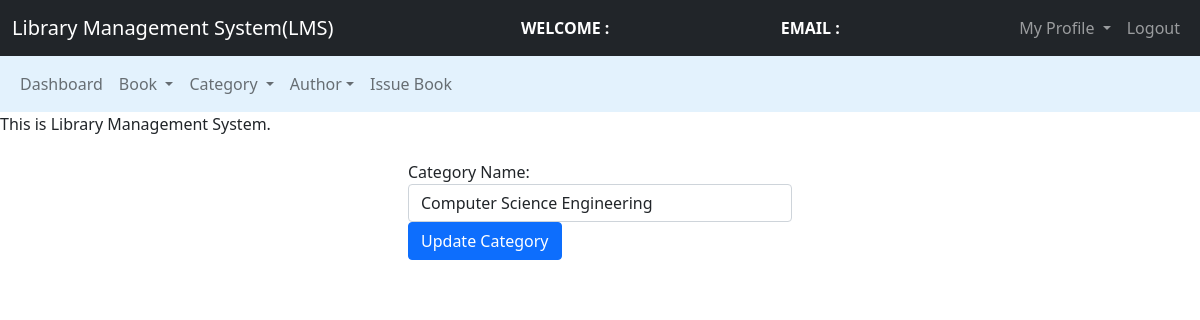
Page /Admin/Category/edit_cat.php?cid=1 on the earlier database version.
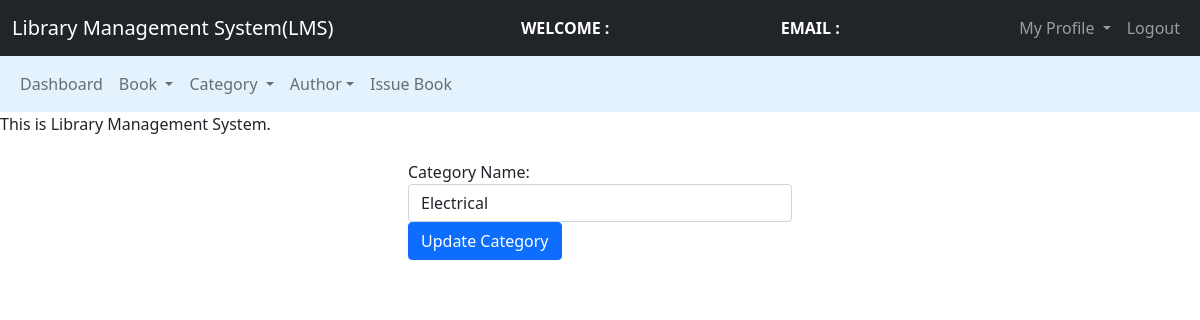
Same page on the later database version.
### tables this page shows
CREATE TABLE `category` (
  `cat_id` int(11) NOT NULL,
  `cat_name` varchar(100) NOT NULL
);

### Admin/Category/edit_cat.php (the view, shortened to what this page needs)
<?php
$connection = mysqli_connect("localhost", "root", "");
$cat_name = "";
$query = "select * from category where cat_id = $_GET[cid]";
$query_run = mysqli_query($connection, $query);
while ($row = mysqli_fetch_assoc($query_run)) {
    $cat_name = $row['cat_name'];
}
?>
<!DOCTYPE html>
<html>
<head>
    <link href="https://cdn.jsdelivr.net/npm/bootstrap@5.0.0-beta2/dist/css/bootstrap.min.css" rel="stylesheet">
</head>
<body>
    <nav class="navbar navbar-expand-lg navbar-dark bg-dark">
        <div class="container-fluid">
            <div class="navbar-header">
                <a class="navbar-brand" href="../admin_dashboard.php">Library Management System(LMS)</a>
            </div>
            <font style="color: white">
                <span>
                    <strong>
                        WELCOME : <?php echo $_SESSION['name']; ?></strong>
                </span>
            </font>
            <font style="color: white">
                <span>
                    <strong>
                        EMAIL : <?php echo $_SESSION['email']; ?>
                    </strong>
                </span>
            </font>
            <ul class="nav navbar-nav navbar-right">
                <li class="nav-item dropdown">
                    <a class="nav-link dropdown-toggle" data-toggle="dropdown">
                        My Profile
                    </a>
                </li>
                <li class="nav-item"><a class="nav-link" href="../../logout.php">
                        Logout
                    </a></li>
            </ul>
        </div>
    </nav>
    <nav class="navbar navbar-expand-lg navbar-light" style="background-color: #e3f2fd">
        <div class="container-fluid">
            <ul class="nav navbar-nav navbar-center">
                <li class="nav-item">
                    <a href="../admin_dashboard.php" class="nav-link">
                        Dashboard
                    </a>
                </li>
                <li class="nav-item dropdown ">
                    <a class="nav-link dropdown-toggle" data-toggle="dropdown"> Book </a>
                </li>
                <li class="nav-item dropdown ">
                    <a class="nav-link dropdown-toggle" data-toggle="dropdown"> Category </a>
                </li>
                <li class="nav-item dropdown ">
                    <a class="nav-link dropdown-toggle" data-toggle="dropdown"> Author</a>
                </li>
                <li class="nav-item">
                    <a href="../Book/issue_book.php" class="nav-link">
                        Issue Book</a>
                </li>
            </ul>
        </div>
    </nav>
    <span>
        <marquee> This is Library Management System. </marquee>
    </span><br>
    <div class="row">
        <div class="col-md-4"></div>
        <div class="col-md-4">
            <form action="" method="post">
                <div class="form-group">
                    <label>Category Name:</label>
                    <input type="text" name="cat_name" value="<?php echo $cat_name; ?>" class="form-control" required="">
                </div>
                <button class="btn btn-primary" name="update">
                    Update Category
                </button>
            </form>
        </div>
        <div class="col-md-4"></div>
    </div>
</body>
</html>

Differences in the rows shown:
changed category: cat_name "Computer Science Engineering" → "Electrical"
